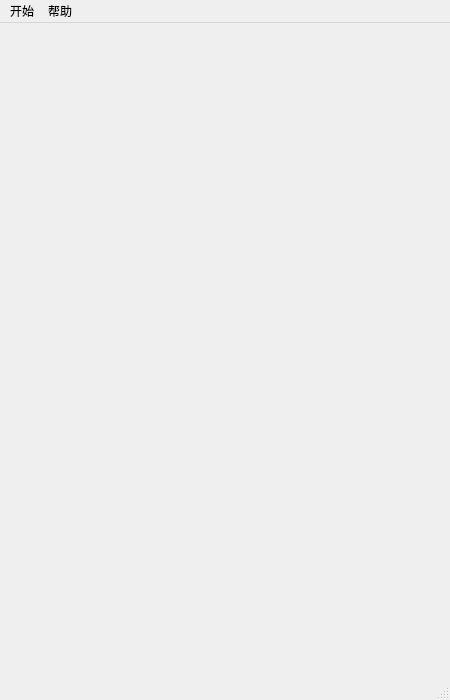
<?xml version="1.0" encoding="UTF-8"?>
<ui version="4.0">
 <class>ChooseGameScene</class>
 <widget class="QMainWindow" name="ChooseGameScene">
  <property name="geometry">
   <rect>
    <x>0</x>
    <y>0</y>
    <width>450</width>
    <height>700</height>
   </rect>
  </property>
  <property name="windowTitle">
   <string>MainWindow</string>
  </property>
  <widget class="QWidget" name="centralwidget"/>
  <widget class="QMenuBar" name="menubar">
   <property name="geometry">
    <rect>
     <x>0</x>
     <y>0</y>
     <width>450</width>
     <height>23</height>
    </rect>
   </property>
   <widget class="QMenu" name="menu">
    <property name="title">
     <string>开始</string>
    </property>
    <addaction name="quitAction"/>
   </widget>
   <widget class="QMenu" name="menu_2">
    <property name="title">
     <string>帮助</string>
    </property>
   </widget>
   <addaction name="menu"/>
   <addaction name="menu_2"/>
  </widget>
  <widget class="QStatusBar" name="statusbar"/>
  <action name="quitAction">
   <property name="text">
    <string>关闭</string>
   </property>
  </action>
 </widget>
 <resources/>
 <connections/>
</ui>
